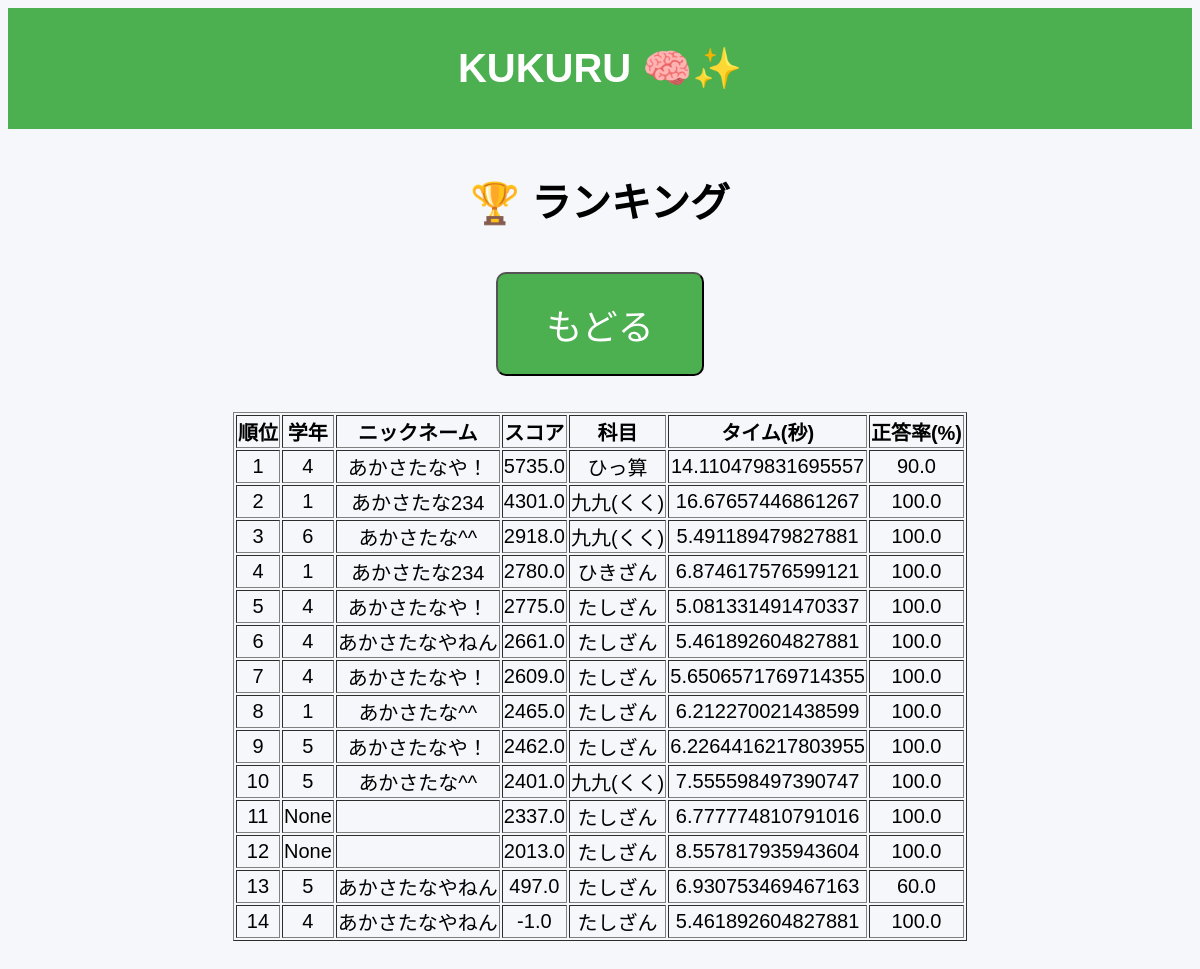
Before: /ranking with the older database file.
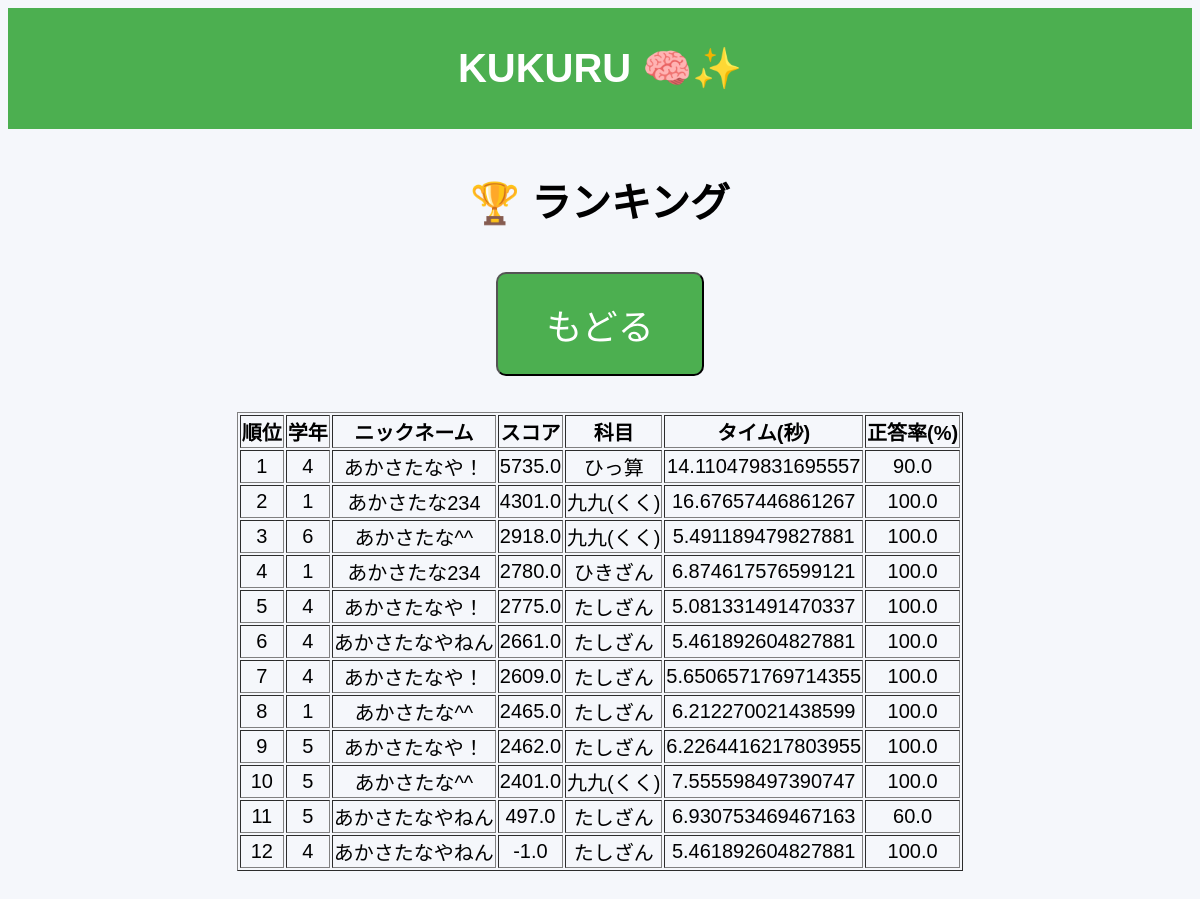
After: the same page with the newer database file.
### database/models.py (models this page shows)
class Ranking(Base):
    __tablename__ = "rankings"
    id = Column(Integer, primary_key=True, index=True)
    nickname = Column(String, nullable=False)
    your_grade = Column(Integer, nullable=True)
    subject_name = Column(String)
    difficulty = Column(Integer)
    problem_count = Column(Integer)
    rate = Column(Float)
    time = Column(Float)
    score = Column(Float)

### routers/ranking.py (the view)
@router.get("/ranking", response_class=HTMLResponse)
def get_ranking(request: Request, db: Session = Depends(get_db)):
    rankings = crud.get_rankings_all(db)
    ranking = [
        {"your_grade": 3, "nickname": "AAA", "score": 12000, "subject_name": "たしざん", "time": 5.15, "rate": 100},
        {"your_grade": 3, "nickname": "BBB", "score": 10000, "subject_name": "たしざん", "time": 5.15, "rate": 100},
        {"your_grade": 3, "nickname": "CCC", "score": 8000, "subject_name": "たしざん", "time": 5.15, "rate": 100},
    ]
    return templates.TemplateResponse(
        request,
        name="ranking.html",
        context={
            "request": request,
            "ranking": rankings
        }
    )

### templates/ranking.html
{% extends "base.html" %}
{% block content %}
<h1>🏆 ランキング</h1>
<button onclick="location.href='/home'">もどる</button>
<table border="1" style="margin: 20px auto;">
    <tr>
        <th>順位</th>
        <th>学年</th>
        <th>ニックネーム</th>
        <th>スコア</th>
        <th>科目</th>
        <th>タイム(秒)</th>
        <th>正答率(%)</th>
    </tr>
    {% for user in ranking %}
    <tr>
        <td>{{ loop.index }}</td>
        <td>{{ user.your_grade }}</td>
        <td>{{ user.nickname }}</td>
        <td>{{ user.score }}</td>
        <td>{{ user.subject_name }}</td>
        <td>{{ user.time }}</td>
        <td>{{ user.rate }}</td>
    </tr>
    {% endfor %}
</table>
{% endblock %}

Changed rows visible on the page:
removed Ranking: your_grade "None", score "2337.0", subject_name "たしざん", time "6.777774810791016", rate "100.0"
removed Ranking: your_grade "None", score "2013.0", subject_name "たしざん", time "8.557817935943604", rate "100.0"
